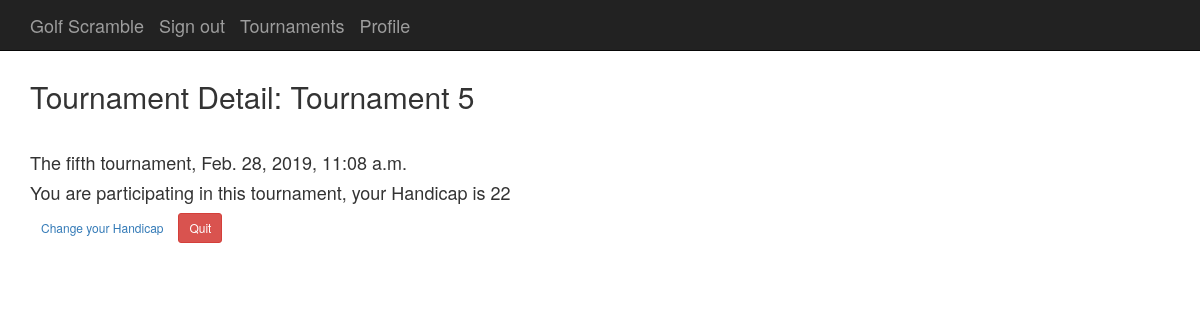
Page /tournaments/7/ (signed in) on the earlier database version.
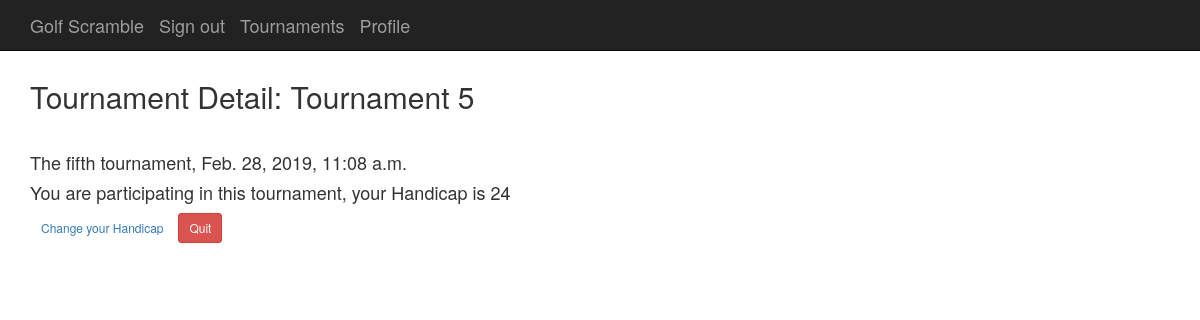
Same page on the later database version.
### participations/models.py (models this page shows, shortened)
class Participation (models.Model):
    id = models.AutoField(primary_key=True)
    player = models.ForeignKey(CustomUser, on_delete=models.CASCADE)
    tournament = models.ForeignKey(Tournament, on_delete=models.CASCADE)
    date_joined = models.DateField(blank=True, default=timezone.now)
    handicap = models.IntegerField(null=True)

### pages/views.py (the view)
# urls.py: path('tournaments/<int:pk>/', TournamentDetailView.as_view(), name='tournament_detail'),
class TournamentDetailView(LoginRequiredMixin, DetailView):
    template_name = 'tournament_detail.html'
    context_object_name = 'tournaments'
    def get_queryset(self):
        return Tournament.objects.all().order_by('-tourn_date')
    def get_context_data(self, **kwargs):
        context = super(TournamentDetailView, self).get_context_data(**kwargs)
        context['participations'] = Participation.objects.filter(tournament=self.kwargs.get('pk'), player=self.request.user)
        return context

### templates/tournament_detail.html (shortened to what this page needs)
{% extends "base.html" %}
{% block content %}
    <h2> Tournament Detail: {{ object.name}} </h2> <br>
    <h4> {{ object.description }}, {{ object.tourn_date }}</h4>
    {% if user.is_staff %}
        <a class="btn btn-info btn-sm mt-1 mb-1" href="{% url 'tournament_participants' object.id %}">See Participants</a>
        <a class="btn btn-secondary btn-sm mt-1 mb-1" href="{% url 'tournament_update' object.id %}">Update</a>
        <a class="btn btn-danger btn-sm mt-1 mb-1" href="{% url 'tournament_delete' object.id %}">Delete</a>
    {% else %}
        {% for participation in participations %}
            <h4>You are participating in this tournament, your Handicap is {{ participation.handicap }}</h4>
            <a class="btn btn-secondary btn-sm mt-1 mb-1" href="{% url 'participation_update' participation.id %}">Change your Handicap</a>
            <a class="btn btn-danger btn-sm mt-1 mb-1" href="{% url 'participation_delete' participation.id %}">Quit</a>
        {% empty %}
            <a class="btn btn-info btn-sm mt-1 mb-1" href="{% url 'participation_form' object.id%}">Participate</a>
        {% endfor %}
    {% endif %}
{% endblock %}

Differences in the rows shown:
changed Participation: handicap "22" → "24"
